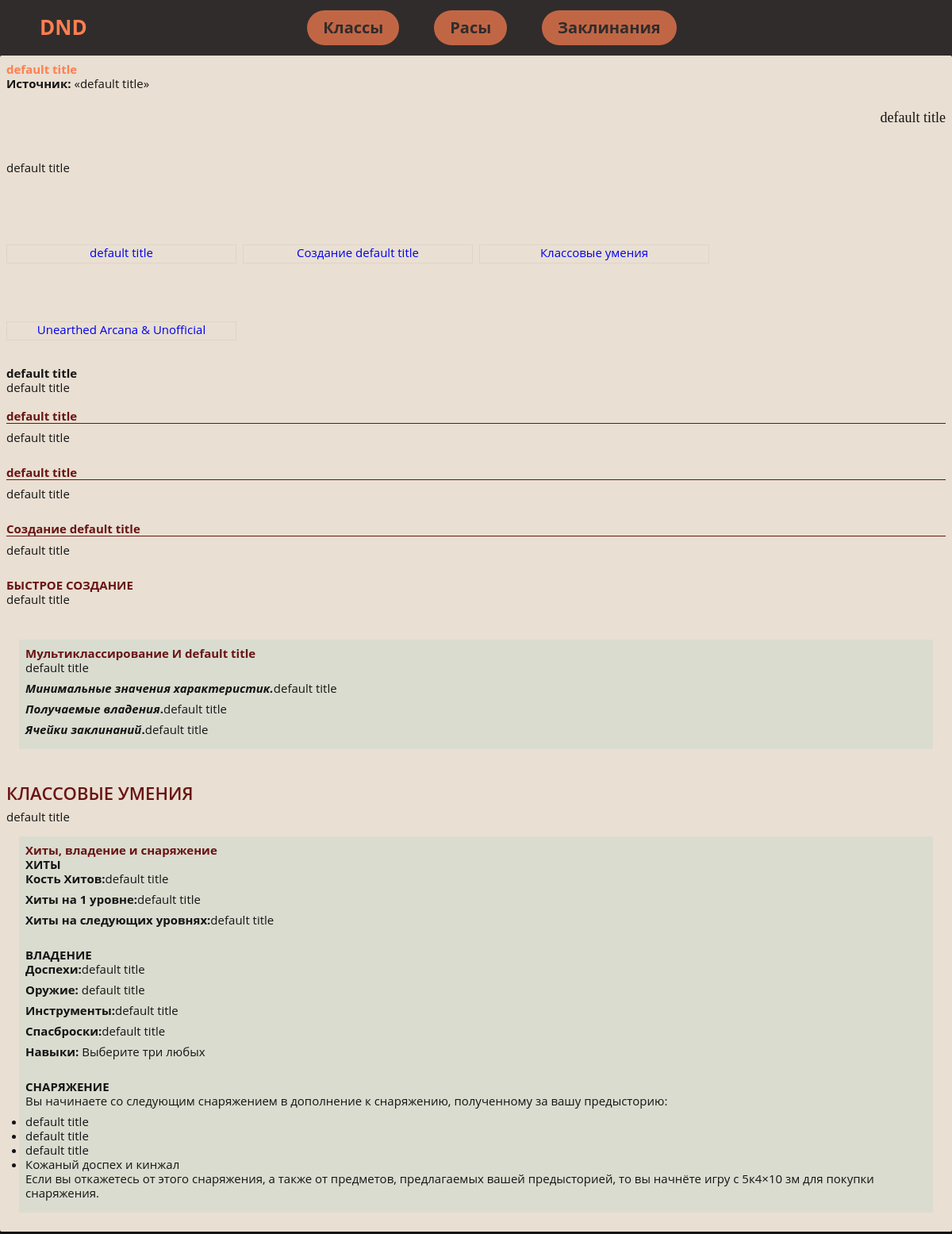
The page /class_description/4 on the database as committed earlier.
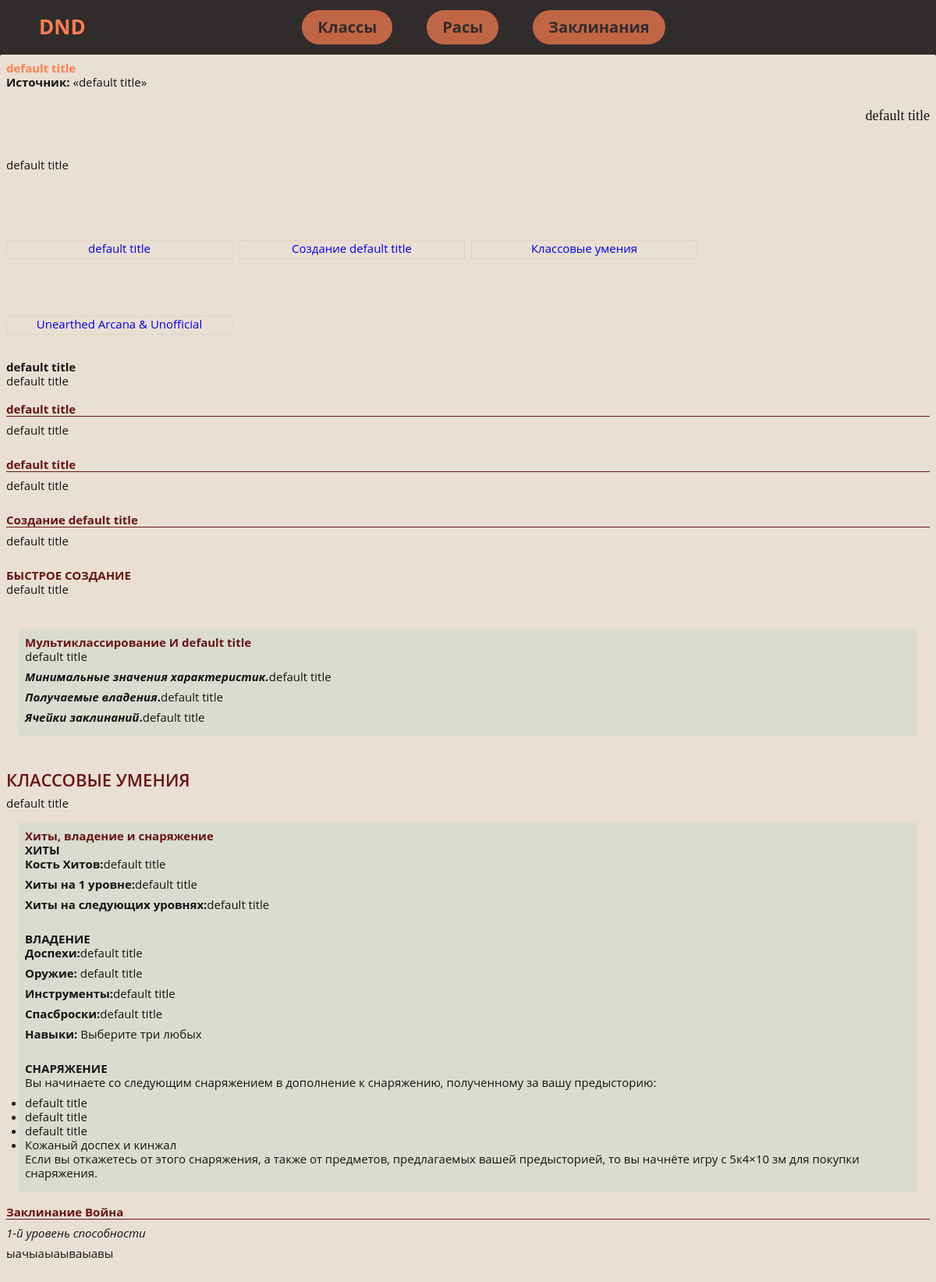
The same page on the database as committed later.
### dnd_wiki/models.py (models this page shows, shortened)
class HeroesClass(models.Model):
    rus_name = models.CharField(max_length=200)
    eng_name = models.CharField(max_length=200)
    adons_name = models.CharField(max_length=200)
    bg_image = models.ImageField(upload_to='dnd_wiki/icons', default='', blank=True)
    name = models.CharField(max_length=200, default="default title")
    source = models.CharField(max_length=200, default="default title")
    lore_info = models.TextField(null=True, blank=True, default="default title")
    short_info = models.CharField(max_length=200, default="default title")
    table = models.TextField(null=True, blank=True, default="default title")
    description_title1 = models.CharField(max_length=200, null=True, blank=True, default="default title")
    description_info1 = models.TextField(null=True, blank=True, default="default title")
    description_title2 = models.CharField(max_length=200, null=True, blank=True, default="default title")
    description_info2 = models.TextField(null=True, blank=True, default="default title")
    fast_creations = models.TextField(null=True, blank=True, default="default title")
    creations = models.TextField(default="default title")
    deep_lore_decs = models.CharField(null=True, blank=True, default="default title", max_length=200)
    deep_lore_min_char = models.CharField(null=True, blank=True, default="default title", max_length=200)
    deep_lore_use = models.CharField(null=True, blank=True, default="default title", max_length=200)
    deep_lore_ability = models.CharField(null=True, blank=True, default="default title", max_length=200)
    class_ability_desc = models.CharField(null=True, blank=True, default="default title", max_length=200)
    class_ability_hp = models.CharField(null=True, blank=True, default="default title", max_length=200)
    class_ability_hp_1lvl = models.CharField(null=True, blank=True, default="default title", max_length=200)
    class_ability_hp_nextlvl = models.CharField(null=True, blank=True, default="default title", max_length=200)
    class_ability_armor = models.CharField(null=True, blank=True, default="default title", max_length=200)
    class_ability_weapon = models.CharField(null=True, blank=True, default="default title", max_length=200)
    class_ability_tools = models.CharField(null=True, blank=True, default="default title", max_length=200)
    class_ability_safedice = models.CharField(null=True, blank=True, default="default title", max_length=200)
    class_ability_equipment1 = models.CharField(null=True, blank=True, default="default title", max_length=200)
    class_ability_equipment2 = models.CharField(null=True, blank=True, default="default title", max_length=200)
    class_ability_equipment3 = models.CharField(null=True, blank=True, default="default title", max_length=200)
    spell_using = models.CharField(null=True, blank=True, default="default title", max_length=200)
    spell_using_decs = models.TextField(null=True, blank=True, default="default title")
    extra_spell = models.CharField(null=True, blank=True, default="default title", max_length=200)
    extra_spell_table = models.TextField(null=True, blank=True, default="default title")

class BardSpells(models.Model):
    hero_class = models.ForeignKey(HeroesClass, on_delete=models.PROTECT)
    hero_class_str = models.CharField(null=True, blank=True, default="default title", max_length=200)
    title = models.CharField(null=True, blank=True, default="default title", max_length=200)
    description_spell = models.TextField(null=True, blank=True, default="default title")
    lvl = models.CharField(null=True, blank=True, default="default title", max_length=200)

### dnd_wiki/views.py (the view)
# urls.py: path('class_description/<str:pk>', views.single_class, name='single_class'),
def single_class(request, pk):
    hero_obj = HeroesClass.objects.get(id=pk)
    bard_spells = BardSpells.objects.all()
    context = {'ho': hero_obj, 'bs': bard_spells}
    return render(request, 'dnd_wiki/single_class.html', context)

### dnd_wiki/templates/dnd_wiki/single_class.html (shortened to what this page needs)
{% extends 'dnd_wiki/base.html' %}
{% block content %}
<div class="paper-1 card" style="background-position:70% 0" itemscope="" itemtype="https://schema.org/Article">
    <div class="card-wrapper class_bard">
        <div class="card-header"><h2 class="card-title" itemprop="name">{{ ho.name }}</h2>
        </div>
        <div class="card-body new-article" itemprop="articleBody">
            <ul class="params">
                <li><strong>Источник:</strong> «<span>{{ ho.source }}</span>»</li>
            </ul>
            <div class="desc" itemprop="articleBody">
                <div>
                    <div class="spoiler_head_body" data-key="class.bard.intro">
                        <blockquote>{{ ho.lore_info }}</blockquote>
                        <br>
                        <p>{{ ho.short_info }}</p>
                    </div>
                </div>
                <ul class="new-article-menu grid">
                    <li class="new-article-menu__l1 col-6_lg-8_md-12_xs-24">
                        <div class="new-article-menu__l1-wrapper"><a href="#bard"
                                                                     class="btn btn-contrast btn-sm btn-primary scroll-link new-article-menu__l1-link">{{ho.name}}</a>
                        </div>
                    </li>
                    <li class="new-article-menu__l1 col-6_lg-8_md-12_xs-24">
                        <div class="new-article-menu__l1-wrapper"><a href="#sozdanie_barda"
                                                                     class="btn btn-contrast btn-sm btn-primary scroll-link new-article-menu__l1-link">Создание
                            {{ho.name}}</a></div>
                    </li>
                    <li class="new-article-menu__l1 col-6_lg-8_md-12_xs-24">
                        <div class="new-article-menu__l1-wrapper"><a href="#class-features"
                                                                     class="btn btn-contrast btn-sm btn-primary scroll-link new-article-menu__l1-link">Классовые
                            умения</a></div>
                    </li>
                    <li class="new-article-menu__l1 col-6_lg-8_md-12_xs-24"><span
                            class="new-article-menu__l1-drop"><span class="svg svg-16 svg--dropdown"><svg><use
                            xlink:href="/beta/img/sprite.svg#dropdown">
                    <li class="new-article-menu__l1 col-6_lg-8_md-12_xs-24">
                        <div class="new-article-menu__l1-wrapper"><a href="#unofficial"
                                                                     class="btn btn-contrast btn-sm btn-primary scroll-link new-article-menu__l1-link">Unearthed
                            Arcana &amp; Unofficial</a></div>
                    </li>
                </ul>
                <h4 class="tableTitle"><span id="bard">{{ ho.name }}</span></h4>
                <div class="table-wrapper">
                    {{ ho.table|safe }}
                </div>
                <br>
                <h3 class="underlined spoiler_head">{{ ho.description_title1 }}</h3>
                <div class="spoiler_body">
                    <p>{{ ho.description_info1 }}</p>
                    <br></div>
                <h3 class="underlined spoiler_head">{{ ho.description_title2 }}</h3>
                <div class="spoiler_body">
                    <p>{{ ho.description_info2 }}</p>
                    <br></div>
                <h3 class="underlined spoiler_head"><span id="sozdanie_barda">Создание {{ho.name}}</span></h3>
                <div class="spoiler_body">
                    <p>{{ ho.creations }}</p>
                    <br>
                    <h3 class="smallSectionTitle">БЫСТРОЕ СОЗДАНИЕ</h3>
                    <p>{{ ho.fast_creations }}</p>
                    <br></div>
                <div class="additionalInfo"><h3 class="smallSectionTitle spoiler_head">Мультиклассирование И
                    {{ho.name}}</h3>
                    <div class="spoiler_body">
                        <p>{{ ho.deep_lore_decs }}</p>
                        <p><strong><em>Минимальные значения характеристик.</em></strong>{{ ho.deep_lore_min_char }}</p>
                        <p><strong><em>Получаемые владения</em>.</strong>{{ ho.deep_lore_use }}</p>
                        <p><strong><em>Ячейки заклинаний</em>.</strong>{{ ho.deep_lore_ability }}</p>
                    </div>
                </div>
                <br>
                <h2 class="bigSectionTitle"><span id="class-features">Классовые умения</span></h2>
                <p>{{ ho.class_ability_desc }}</p>
                <div class="additionalInfo"><h3 class="smallSectionTitle spoiler_head">Хиты, владение и снаряжение</h3>
                    <span class="spoiler_body">
<h4 class="smallSectionTitle">ХИТЫ</h4>
<p><strong>Кость Хитов:</strong>{{ho.class_ability_hp}}</p>
<p><strong>Хиты на 1 уровне:</strong>{{ho.class_ability_hp_1lvl}}</p>
<p><strong>Хиты на следующих уровнях:</strong>{{ ho.class_ability_hp_nextlvl }}</p>
<br>
<h4 class="smallSectionTitle">ВЛАДЕНИЕ</h4>
<p><strong>Доспехи:</strong>{{ho.class_ability_armor}}</p>
<p><strong>Оружие: </strong>{{ho.class_ability_weapon}}</p>
<p><strong>Инструменты:</strong>{{ho.class_ability_tools}}</p>
<p><strong>Спасброски:</strong>{{ho.class_ability_safedice}}</p>
<p><strong>Навыки:</strong> Выберите три любых</p>
<br>
<h4 class="smallSectionTitle">СНАРЯЖЕНИЕ</h4>
<p>Вы начинаете со следующим снаряжением в дополнение к снаряжению, полученному за вашу предысторию:</p>
<ul>
<li>{{ ho.class_ability_equipment1 }}</li>
<li>{{ ho.class_ability_equipment2 }}</li>
<li>{{ ho.class_ability_equipment2 }}</li>
<li>Кожаный доспех и кинжал</li>
</ul>
<p>Если вы откажетесь от этого снаряжения, а также от предметов, предлагаемых вашей предысторией, то вы начнёте игру с <span
        class="dice" onclick="return ROLLtABLE.rollDice(this);"><span>5к4×10</span></span> зм для покупки снаряжения.</p>
</span></div>
                {% for spell in bs %}
                {% if ho.rus_name == spell.hero_class_str %}
                <h3 class="underlined"><span id="feature.bardic-inspiration">{{ spell.title }}</span></h3>
                <p><em>{{ spell.lvl }}-й уровень способности</em></p>
                <p>{{ spell.description_spell|linebreaks }}</p>
                <br>
                {% endif %}
                {% endfor %}
                {% endblock %}

### dnd_wiki/templates/dnd_wiki/base.html (shortened to what this page needs)
{% load static %}
<!DOCTYPE html>
<html lang="en">
<head>
    <link rel="stylesheet" href="{% static 'styles/style.css' %}">
</head>
<body>
{% include 'dnd_wiki/navbar.html' %}
{% block content %}
{% endblock %}
</body>
</html>

### dnd_wiki/templates/dnd_wiki/navbar.html
    <nav class="navbar">
        <div class="container">
            <a href="" class="navbar-brand">DND</a>
            <div class="navbar-wrap">
                <ul class="navbar-menu">
                    <li><a href="/">Классы</a></li>
                    <li><a href="{% url 'race' %}">Расы</a></li>
                    <li><a href="{% url 'spells' %}">Заклинания</a></li>
                </ul>
            </div>
        </div>
    </nav>

### dnd_wiki/static/styles/style.css (style rules this page uses)
.navbar { width: 100%; height: 70px; box-shadow: 0 4px 10px rgba(0, 0, 0, .1); }
.navbar .container { height: inherit; display: flex; justify-content: center; align-items: center; background-color: #302c2c; }
.navbar-menu { list-style-type: none; padding-left: 0; margin: 0; }
.navbar-menu li { display: inline; margin-left: 30px; }
.navbar-menu li a { display: inline-block; color: #302c2c; opacity: 0.7; text-decoration: none; padding: 10px 20px; margin-left: 10px; font-weight: 700; font-size: 20px; background-color: coral; border-radius: 100px; }
.navbar-wrap { display: flex; flex-flow: row nowrap; }
.navbar-brand { position: absolute; left: 50px; font-weight: 700; font-size: 26px; text-decoration: none; color: coral }
[class*=grid-], [class*=grid_], [class~=grid] { box-sizing: border-box; display: flex; flex-flow: row wrap; margin: 0 -4px; }
[class*=col-], [class*=col_], [class~=col] { box-sizing: border-box; padding: 0 4px 8px; max-width: 100%; }
h2 { color: coral; }
abbr, address, article, aside, audio, b, blockquote, body, body div, caption, cite, code, dd, del, details, dfn, dl, dt, em, fieldset, figure, form, h1, h2, h3, h4, h5, h6, html, i, iframe, img, ins, kbd, label, legend, li, mark, menu, nav, object, ol, p, pre, q, samp, section, small, span, strong, sub, summary, sup, table, tbody, td, tfoot, th, thead, time, tr, ul, var, video { margin: 0; padding: 0; border: 0; font-size: 100%; vertical-align: baseline; background: 0 0; }
.new-article blockquote, .trumbowyg-editor blockquote { display: block; text-align: right; font-family: Neucha,cursive; font-size: 18px; margin: 24px 0; padding-left: 10%; }
.card-body p { padding: 0; margin: 0 0 8px; }
.card { position: relative; }
.card { padding: 0; margin: 0 0 8px; z-index: 2; }
.paper-1 { padding: 8px; border-radius: 2px; }
.card-type, .paper-1 { background-color: #e9dfd2; }
body { font-family: "Open Sans",sans-serif; font-size: 15px; line-height: 1.2; font-weight: 400; color: #141414; display: flex; flex-direction: column; flex-wrap: nowrap; justify-content: flex-start; align-content: stretch; align-items: stretch; min-height: 100vh; position: relative; background-color: #141414; }
.new-article .new-article-menu, .trumbowyg-editor .new-article-menu { list-style-type: none; margin-top: 24px; margin-bottom: 24px; }
.new-article .new-article-menu .new-article-menu__l1, .trumbowyg-editor .new-article-menu .new-article-menu__l1 { position: relative; display: flex; align-items: center; flex-wrap: wrap; }
[class*=grid-]>[class*=col-6], [class*=grid_]>[class*=col-6], [class~=grid]>[class*=col-6] { flex-basis: 25%; max-width: 25%; }
.new-article .new-article-menu .new-article-menu__l1-link, .trumbowyg-editor .new-article-menu .new-article-menu__l1-link { white-space: nowrap; flex-grow: 1; }
#ya-site-form0 .btn-contrast.ya-site-form__submit, .btn-contrast.inline-menu__item, .btn-contrast.trumbowyg-modal-button, .btn.btn-contrast { border: 1px solid rgba(20,20,20,.05); line-height: 28px; text-align: center }
#ya-site-form0 .btn-contrast.btn-sm.ya-site-form__submit, #ya-site-form0 .btn-contrast.ya-site-form__submit.inline-menu__item, .btn-contrast.btn-sm.trumbowyg-modal-button, .btn-contrast.inline-menu__item, .btn.btn-contrast.btn-sm { height: 24px; min-height: 24px; line-height: 18px; }
.new-article .new-article-menu .new-article-menu__l1-wrapper, .trumbowyg-editor .new-article-menu .new-article-menu__l1-wrapper { display: flex; align-items: center; width: 100%; }
.scroll-link { text-decoration:none }
.desc h3.underlined, .subsection h3.underlined, .trumbowyg-editor h3.underlined { display: block; padding: 0; margin: 0 0 8px; border-bottom: 1px solid #691414; color: #691414 }
.desc h3.smallSectionTitle, .subsection h3.smallSectionTitle, .trumbowyg-editor h3.smallSectionTitle { color: #691414; }
.desc h2.bigSectionTitle, .subsection h2.bigSectionTitle, .trumbowyg-editor h2.bigSectionTitle { color: #691414; }
.desc h2, .subsection h2, .trumbowyg-editor h2 { font-size: 22px; font-weight: 600; padding: 8px 0; color: #141414; text-transform: uppercase; }
.additionalInfo { background: rgba(89,192,184,.1); border: 1px solid var(--color-border-2); margin: 16px; border-radius: 2px; padding: 8px; box-shadow: 2px 2px 0 0 var(--color-shadow-1); }
a { font-size: 100%; vertical-align: baseline; text-decoration: none; }
a, button, input, select, textarea { margin: 0; }

Rows that differ between the two databases and show on the page:
added BardSpells: title "Заклинание Война", lvl "1", description_spell "ыачыаыаываыавы"
